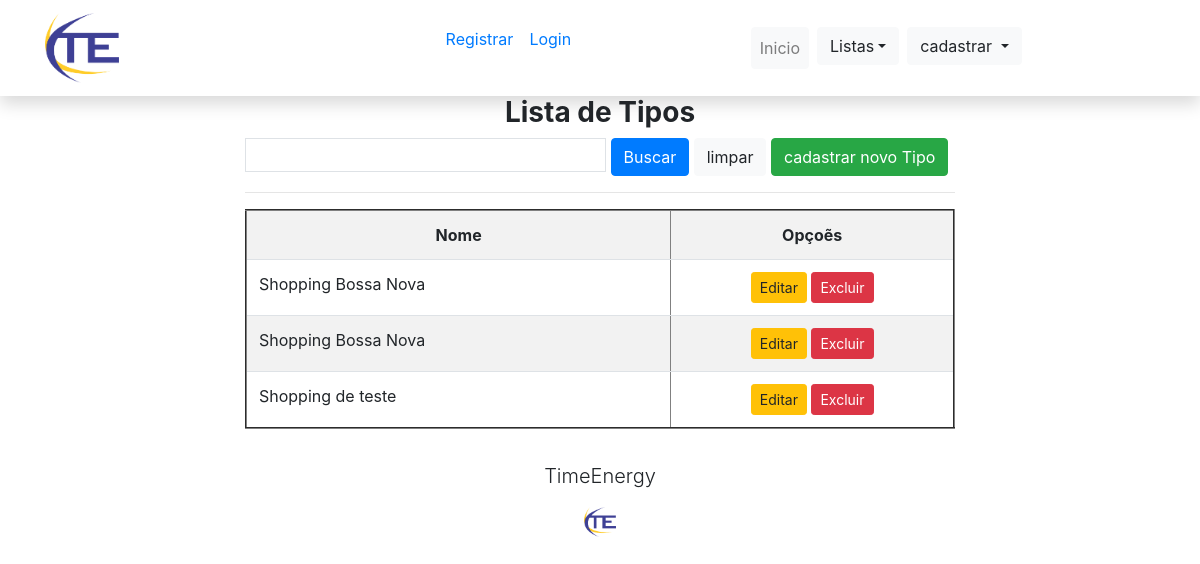
Page /cliente/listar on the earlier database version.
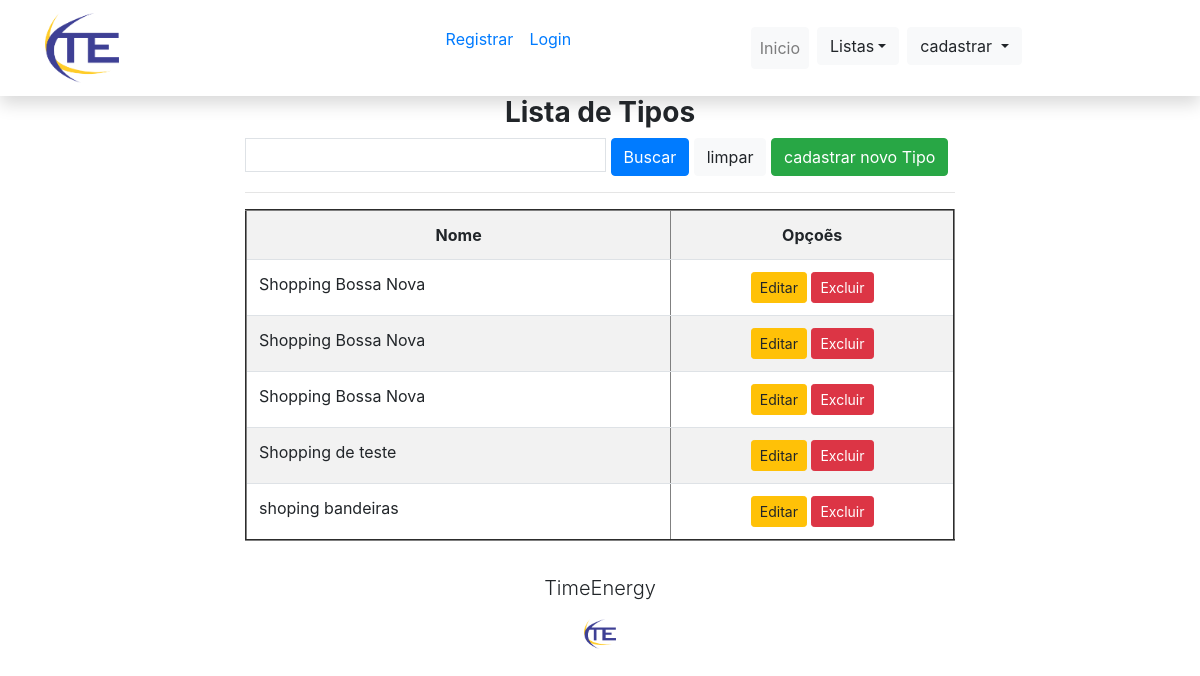
Same page on the later database version.
### dadoste/categoria/models.py (models this page shows, shortened)
class Cliente(models.Model):
    nome = models.CharField(max_length=60, verbose_name='Nome')
    descricao = models.TextField(
        null=True, blank=True)
    class Meta:
        verbose_name = ('Cliente')
        verbose_name_plural = ('Clientes')
        ordering = ["nome"]

### dadoste/categoria/views.py (the view)
# urls.py: path('cliente/listar', ClienteLista.as_view(), name='listar-cliente' ),
class ClienteLista(ListView):
    model = Cliente
    template_name = 'categoria/listas/formulario.html'

### dadoste/categoria/templates/categoria/listas/formulario.html (shortened to what this page needs)
{% extends 'paginas/modelo.html'  %}
{% load static %}
{% load crispy_forms_tags %}
{% block conteudo %}
<div class="container col-lg-8">
<div class="txt" style="text-align: center;" >
    <h3><b>Lista de Tipos</b></h3>
    </div>
<div>
    <input type="text" name="tipo" id="" value=" {{ request.GET.tipo }}" class="p-1 border"
    autocomplete="off" size="30" placeholder="Busca">
    <button type="submit" class="btn btn-primary">Buscar</button>
    <a href="{% url 'listar' %}" class="btn btn-light">limpar</a>
    <a href="{% url 'tipo-cadastro' %}" class="btn btn-success">cadastrar novo Tipo</a>
<hr>
    <table class="table table-striped " border="2px">
        <tr>
            <th width="60%"><center>Nome</center></th>
            <th width="40%"><center>Opçoẽs</center></th>
        </tr>
        {% for formulario in object_list %}
        <tr>
            <td>{{ formulario.nome }}</td>
            <td>
                <center>
                <a href="{% url 'update' formulario.pk %}" class="btn btn-warning btn-sm"
                    title="Editar">Editar</a>
                <a href="{% url 'excluir' formulario.pk %}" class="btn btn-danger btn-sm "
                    title="Excluir">Excluir</a>
            </td>
        </tr>
        {% empty %}
        <tr>
            <td colspan="2">Nenhum registro!</td> ></td>
        </tr>
        {% endfor %}
    </table>
</div>
{% endblock %}

Differences in the rows shown:
added Cliente: nome "Shopping Bossa Nova"
added Cliente: nome "shoping bandeiras"
